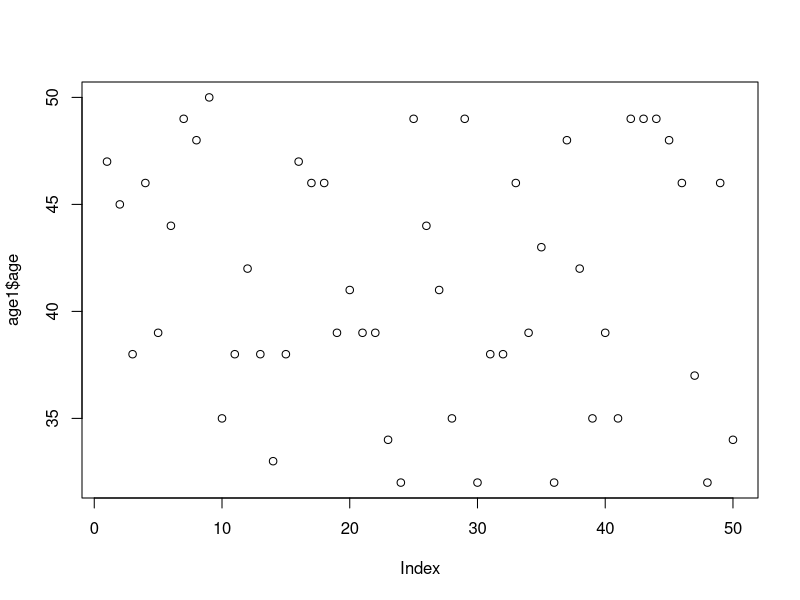
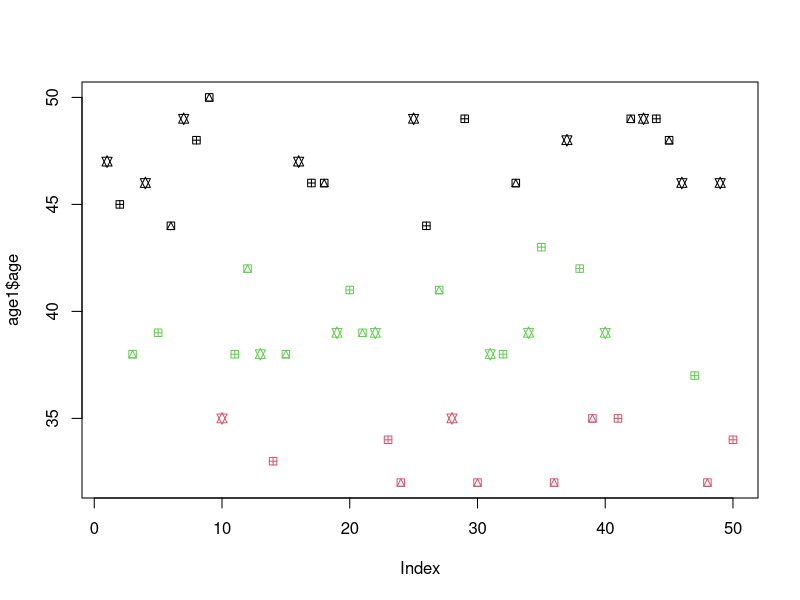
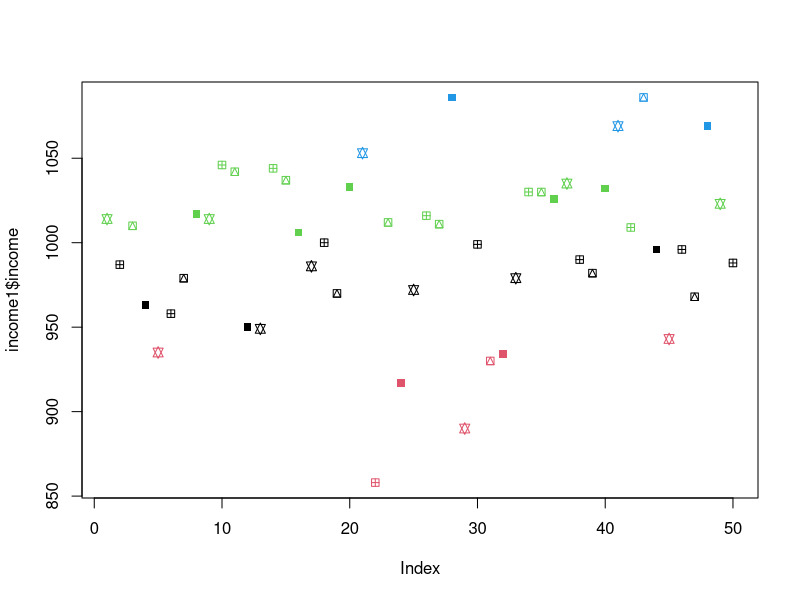
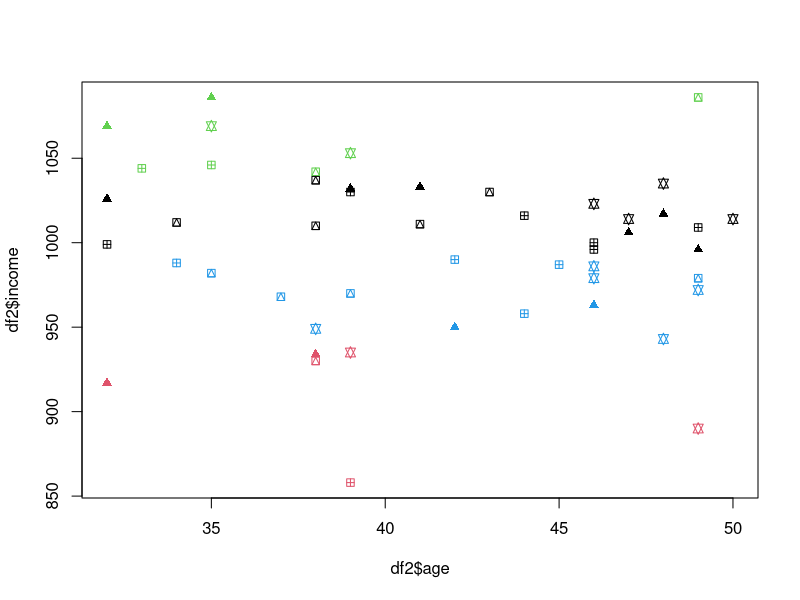

The R script that drew these images, in order:
# Clustering For Customer Segmentation

(age = ceiling(runif(50, 30, 50)))
(income = ceiling(rnorm(50, 1000, 50)))
(gender = sample(c(1,2), size=50, replace=T))
customers = data.frame(age, income, gender)
head(customers)

#case1 : only age
age1 = data.frame(age)
clust1 = kmeans(age1, 3)
clust1$cluster
combined = cbind(age1, clust1$cluster)
plot(age1$age)
plot(age1$age, col=clust1$cluster, pch=c(11,12,14))

#case1 : only income
income1 = data.frame(income)
clust1a = kmeans(income, 4)
clust1a$cluster
(combined = cbind(income1, clust1a$cluster))
combined[order(clust1a$cluster),]
plot(income1$income, col=clust1a$cluster, pch=c(11,12,14,15))




df2 = data.frame(age, income)
clust2 = kmeans(df2, 4)
clust2$cluster
combined2 = cbind(df2, clust2$cluster)
head(combined2)
plot(x=df2$age, y=df2$income, col=clust2$cluster, pch=c(11,12,14,17))
df2[clust2$cluster==2,]



(gender = sample(c(1,2), size=1000, replace=T, prob=c(.6,.4)))
table(gender)
prop.table(table(gender))
